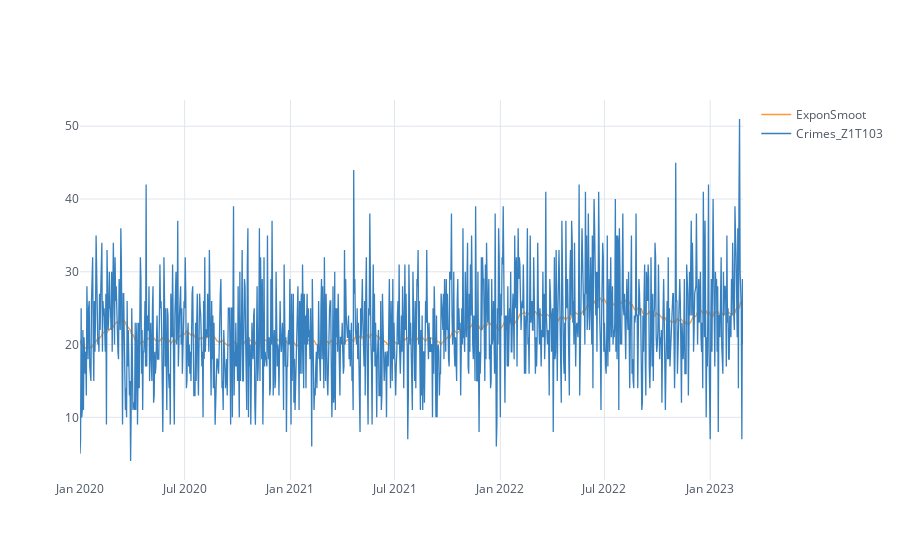

Source (notebook cell):
### Code cell
df[["ExponSmoot", "Crimes_Z1T103"]].iplot()

### Figure 1 — Plotly figure (JSON) as saved in the notebook; plotly's stock layout.template omitted (floating-point values rounded to 4 significant figures; data arrays with more than 128 entries replaced by an {"elided": "..."} marker saying what was removed)
{"data": [{"line": {"color": "rgba(255, 153, 51, 1.0)", "dash": "solid", "shape": "linear", "width": 1.3}, "mode": "lines", "name": "ExponSmoot", "text": "", "type": "scatter", "x": {"elided": "1154 str values"}, "y": {"elided": "1154 float values"}}, {"line": {"color": "rgba(55, 128, 191, 1.0)", "dash": "solid", "shape": "linear", "width": 1.3}, "mode": "lines", "name": "Crimes_Z1T103", "text": "", "type": "scatter", "x": {"elided": "1154 str values"}, "y": {"elided": "1154 int values"}}], "layout": {"autosize": true, "legend": {"bgcolor": "#FFFFFF", "font": {"color": "#4D5663"}}, "paper_bgcolor": "#FFFFFF", "plot_bgcolor": "#FFFFFF", "title": {"font": {"color": "#4D5663"}}, "xaxis": {"autorange": true, "gridcolor": "#E1E5ED", "range": ["2020-01-01", "2023-02-27"], "showgrid": true, "tickfont": {"color": "#4D5663"}, "title": {"font": {"color": "#4D5663"}, "text": ""}, "type": "date", "zerolinecolor": "#E1E5ED"}, "yaxis": {"autorange": true, "gridcolor": "#E1E5ED", "range": [1.389, 53.61], "showgrid": true, "tickfont": {"color": "#4D5663"}, "title": {"font": {"color": "#4D5663"}, "text": ""}, "type": "linear", "zerolinecolor": "#E1E5ED"}}}
